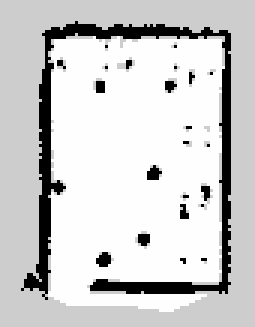
#> input picture detecting_racks/detecting_racks/scripts/testing/maps.pgm, 85 x 109 px (shown 3 times larger)
$ python detecting_legs_in_map.py
#> lines starting #> are read from the running program, lines starting #| are printed output that depends on the picture; after the words box and inside, x2 and y2 are one past the last pixel; in counts of white or black regions, pixels touching at a corner belong together
import cv2
import numpy as np
import os

def find_table_leg_candidates(image_path, config):
    """
    Finds potential table leg locations (small, dark, round-ish blobs)
    in a PGM occupancy map and labels each detected point with its coordinates.
    """

    # 1. Load the image in grayscale
    img = cv2.imread(image_path, cv2.IMREAD_GRAYSCALE)
#> img is the input picture: shape (109, 85); min 0, max 254, mean 206

    if img is None:
        print(f"Error: Could not load image from {image_path}")
        return [], None

    height, width = img.shape
#> height = 109; width = 85
    print(f"Map dimensions: {width} pixels wide x {height} pixels high")
#| Map dimensions: 85 pixels wide x 109 pixels high

    # Define corner coordinates
    corners = {
        "Top-Left": (0, 0),
        "Top-Right": (width - 1, 0),
        "Bottom-Left": (0, height - 1),
        "Bottom-Right": (width - 1, height - 1)
    }

    print("\n--- Map Pixel Corners ---")
    for name, coord in corners.items():
        print(f"{name}: {coord}")

    output_img = cv2.cvtColor(img, cv2.COLOR_GRAY2BGR)

    for coord in corners.values():
        cv2.circle(output_img, coord, 10, (255, 0, 0), 2)
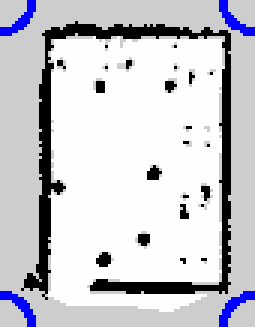
#> output_img: shape (109, 85, 3) (shown 3 times larger); 2.22% of pixels changed, all inside (x1, y1, x2, y2) = (0, 0, 85, 109)

    # 2. Thresholding (invert for dark blobs)
    _, binary_img = cv2.threshold(
        img,
        config['occupancy_threshold'],
        255,
        cv2.THRESH_BINARY_INV
    )
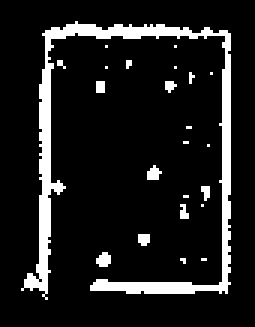
#> binary_img: shape (109, 85) (shown 3 times larger); 11.2% white; 23 white regions (22 under 20 px)

    # 3. Find contours
    contours, _ = cv2.findContours(binary_img, cv2.RETR_EXTERNAL, cv2.CHAIN_APPROX_SIMPLE)
#> contours = 23 contours, 22 with area under 20; largest, box (x1, y1, x2, y2) and area: (7, 7, 77, 100) 628

    leg_points = []
    print(f"\nFound {len(contours)} total dark blobs. Filtering...")
#> (printed output is left out)

    # 4. Filter blobs
    for cnt in contours:
        area = cv2.contourArea(cnt)
        if config['min_area'] < area < config['max_area']:
            perimeter = cv2.arcLength(cnt, True)
            if perimeter == 0:
                continue

            circularity = (4 * np.pi * area) / (perimeter * perimeter)

            if circularity >= config['min_circularity']:
                M = cv2.moments(cnt)
                if M["m00"] != 0:
                    cx = int(M["m10"] / M["m00"])
                    cy = int(M["m01"] / M["m00"])

                    leg_points.append((cx, cy))

                    # Draw centroid (green)
                    cv2.circle(output_img, (cx, cy), 5, (0, 255, 0), -1)
                    # Draw contour (red)
                    cv2.drawContours(output_img, [cnt], -1, (0, 0, 255), 1)
                    # Label the point with coordinates
                    label = f"({cx},{cy})"
                    cv2.putText(
                        output_img,
                        label,
                        (cx + 8, cy - 8),
                        cv2.FONT_HERSHEY_SIMPLEX,
                        0.3,
                        (255, 0, 0),  # BLUE text
                        1,
                        cv2.LINE_AA
                    )
#> this loop made 23 passes
#> area on pass 23: 628
#> after the loop, leg_points = []

    return leg_points, output_img


# --- Main script ---
if __name__ == "__main__":

    config = {
        'occupancy_threshold': 100,
        'min_area': 0.1,
        'max_area': 0.5,
        'min_circularity': 0.6
    }

    # Get script directory (where this file is located)
    curr_dir = os.path.dirname(os.path.abspath(__file__))
    print(f"📂 Script directory: {curr_dir}")

    map_file = "maps.pgm"
    if not os.path.exists(os.path.join(curr_dir, map_file)):
        print("❌ No .pgm file found in the script directory.")
        exit(1)

    image_file = os.path.join(curr_dir, map_file)
    output_file = os.path.join(curr_dir, "table_legs_detected.png")

    print(f"🖼 Using input file: {image_file}")
    print(f"💾 Output will be saved as: {output_file}")

    try:
        points, visual_img = find_table_leg_candidates(image_file, config)
#> points = []

        if visual_img is not None:
            print(f"\n--- Found {len(points)} potential table leg candidates ---")
#| --- Found 0 potential table leg candidates ---
            for i, (x, y) in enumerate(points, 1):
                print(f"Leg {i}: ({x}, {y})")
#> this loop made 0 passes

            scale_factor = 4
            visual_img = cv2.resize(
                visual_img,
                None,
                fx=scale_factor,
                fy=scale_factor,
                interpolation=cv2.INTER_NEAREST  # preserves pixel-style maps
)
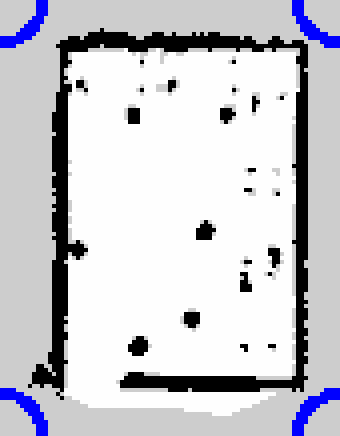
#> visual_img: shape (436, 340, 3); mean B, G, R 207.1, 201.5, 201.5

            cv2.imwrite(output_file, visual_img)
            print(f"\n✅ Saved visualization to {output_file}")

    except Exception as e:
        print(f"⚠️ An error occurred: {e}")
